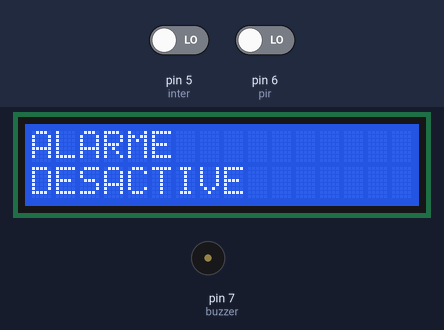
Bench run of a sketch on a simulated Arduino Uno, built with avr-gcc and run on an emulated ATmega328P. Parts: 16×2 character LCD, buzzer (waves = sounding, pin HIGH). Inputs (shaded band) come from the test bench; at power-on: pin 5 (inter) LOW, pin 6 (pir) LOW.

Above: at 1.2 s.
1.3 s: pin 5 (inter) driven HIGH
At 1.55 s:
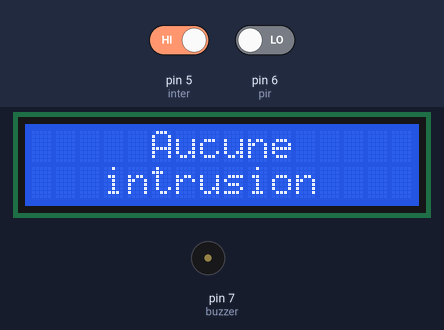
3.5 s: pin 6 (pir) driven HIGH
At 3.68 s:
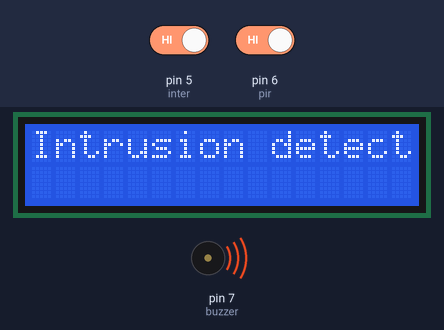
5.7 s: pin 6 (pir) driven LOW
At 5.93 s:
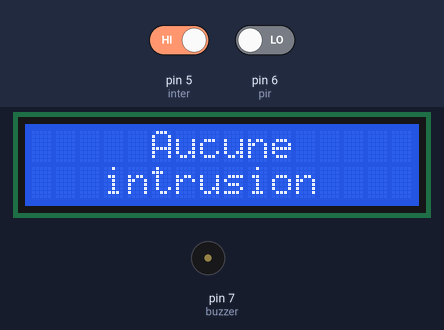
8.3 s: pin 5 (inter) driven LOW
At 8.54 s:
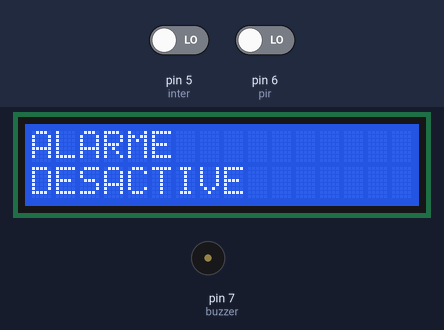
10.5 s: pin 5 (inter) driven HIGH and pin 6 (pir) driven HIGH
At 10.79 s:
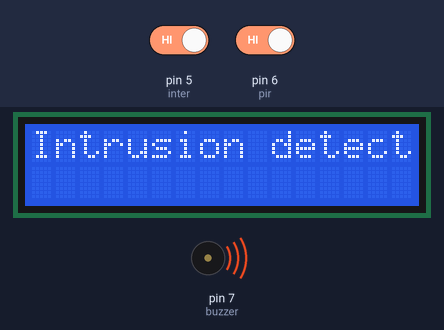
Timing chart, 0 to 13.5 s (numbered marks = the images above; inputs shaded):
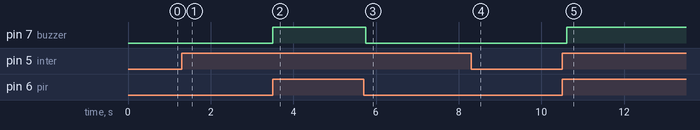

Measured:
- after the input at 1.3 s, the display: changes after 0.09 s (image 1)
- after the input at 3.5 s, pin 7 (buzzer): LOW → HIGH at once; the display: first differs from a run without the input at once (image 2)
- after the input at 5.7 s, pin 7 (buzzer): HIGH → LOW after 0.05 s; the display: changes after 0.07 s (image 3)
- after the input at 8.3 s, the display: changes after 0.08 s (image 4)
- after the input at 10.5 s, pin 7 (buzzer): LOW → HIGH after 0.11 s; the display: first differs from a run without the input after 0.13 s (image 5)

The sketch:

alarme_avec_ihm.ino
```cpp
#include <Adafruit_LiquidCrystal.h>

Adafruit_LiquidCrystal lcd_1(0);
int pir = 6;
int buzzer = 7;
int piretat = 0;
const int inter= 5;

void setup()
{
  lcd_1.begin(16, 2);
  pinMode(pir, INPUT);
  pinMode(buzzer, OUTPUT);
  lcd_1.clear();
  pinMode(inter,INPUT);

}

void loop()
{
  int etat_inter= digitalRead(inter);
  if (etat_inter == HIGH){

  piretat = digitalRead(pir); // mouvement detecté

  if (piretat == HIGH){
  digitalWrite (buzzer, HIGH); // allume le buzzer
  lcd_1.print("Intrusion detecte");
  delay(100);
  lcd_1.clear();
  }
    else {
    digitalWrite (buzzer, LOW); // eteindre le buzzer
  lcd_1.setCursor(5,0);
  lcd_1.print("Aucune");
  lcd_1.setCursor(3,1);
  lcd_1.print("intrusion");
  delay(100);
  lcd_1.clear();
 }
}


else {
   lcd_1.setCursor(0,0);
   digitalWrite (buzzer, LOW);
   lcd_1.print("ALARME");
   lcd_1.setCursor(0,1);
   lcd_1.print("DESACTIVE");
  delay(100);
  lcd_1.clear();


}}
```
